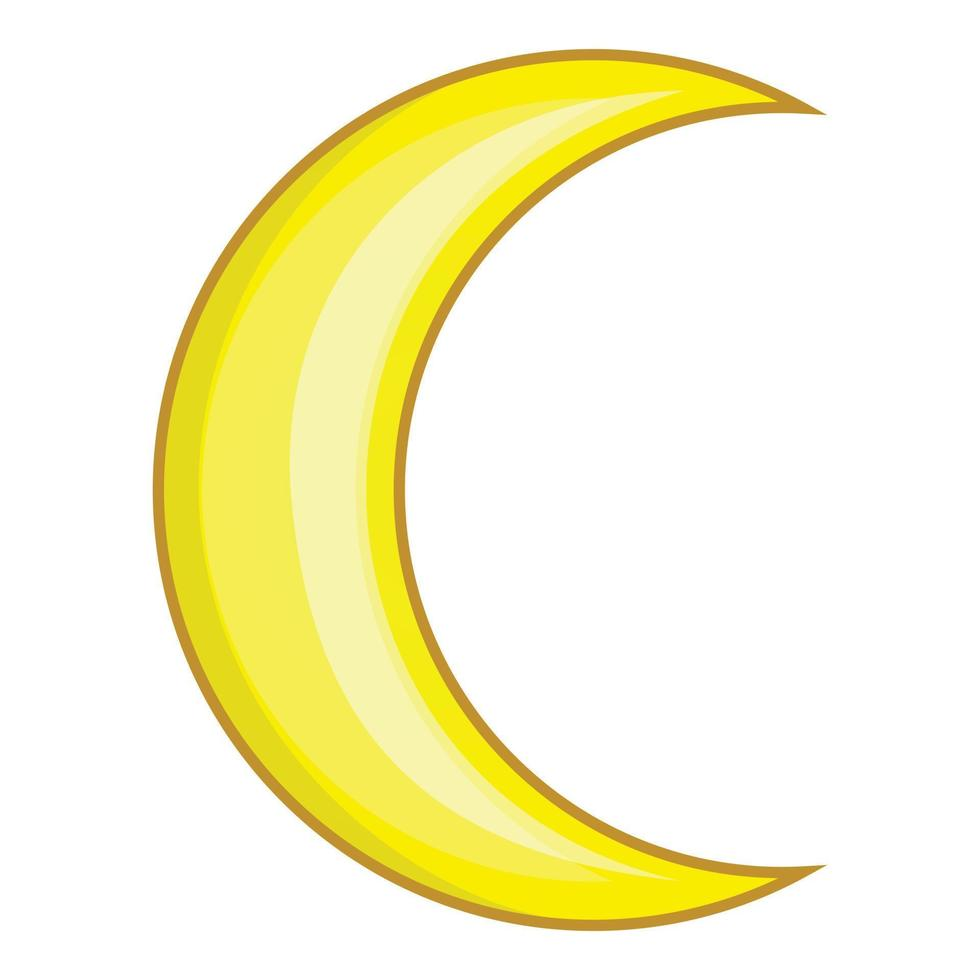
#> input picture test_intersect_python/image.jpg, 980 x 980 px
$ python contour_detection.py
#> lines starting #> are read from the running program, lines starting #| are printed output that depends on the picture; after the words box and inside, x2 and y2 are one past the last pixel; in counts of white or black regions, pixels touching at a corner belong together
from PIL import Image

# Charger l'image en niveaux de gris
img = Image.open("image.jpg").convert("L")
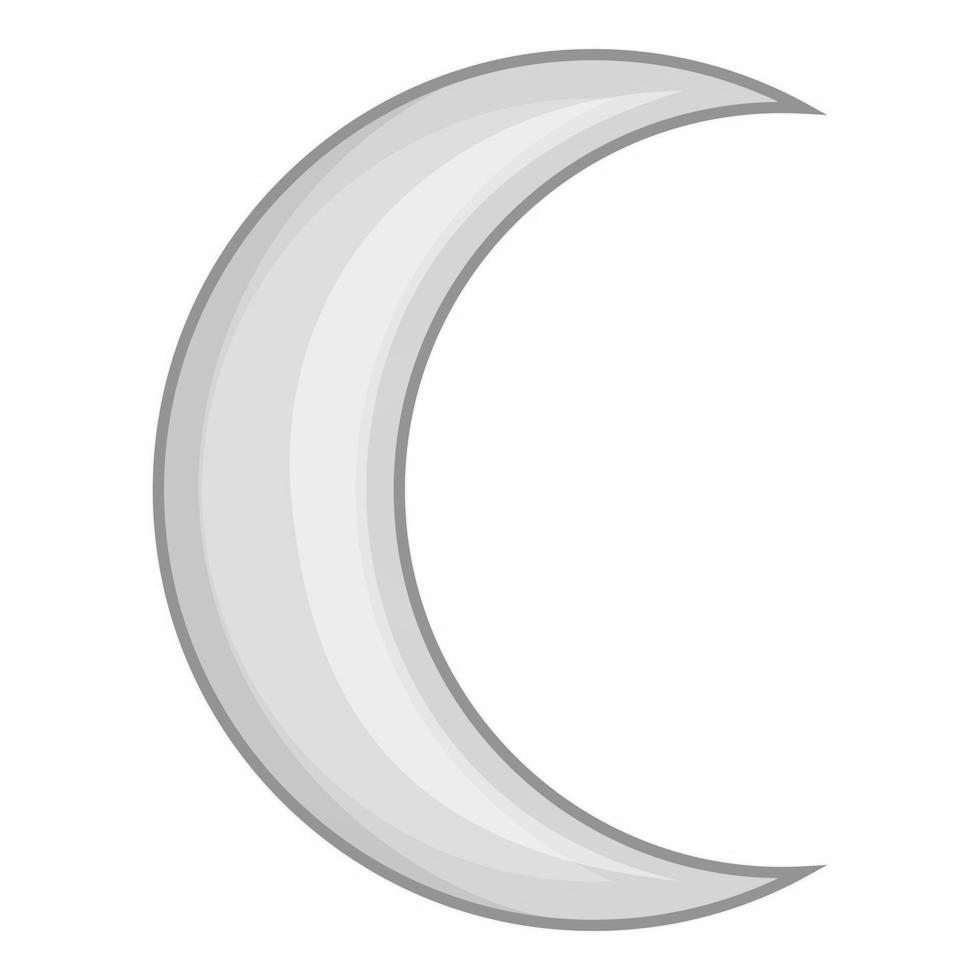
#> img: PIL image 980x980 L; min 126, max 255, mean 243.5
width, height = img.size
#> width = 980; height = 980
pixels = img.load()

# Créer une nouvelle image pour les contours
edges = Image.new("L", (width, height))
#> edges: PIL image 980x980 L; every value is 0
edge_pixels = edges.load()

# Détection basique : différence entre pixels voisins
for y in range(1, height - 1):
    for x in range(1, width - 1):
        # Gradient approximatif (Sobel simplifié)
        gx = abs(pixels[x + 1, y] - pixels[x - 1, y])
        gy = abs(pixels[x, y + 1] - pixels[x, y - 1])
        gradient = gx + gy

        # Seuillage pour détecter les bords
        edge_pixels[x, y] = 255 if gradient > 30 else 0

# Afficher le résultat
edges.show()
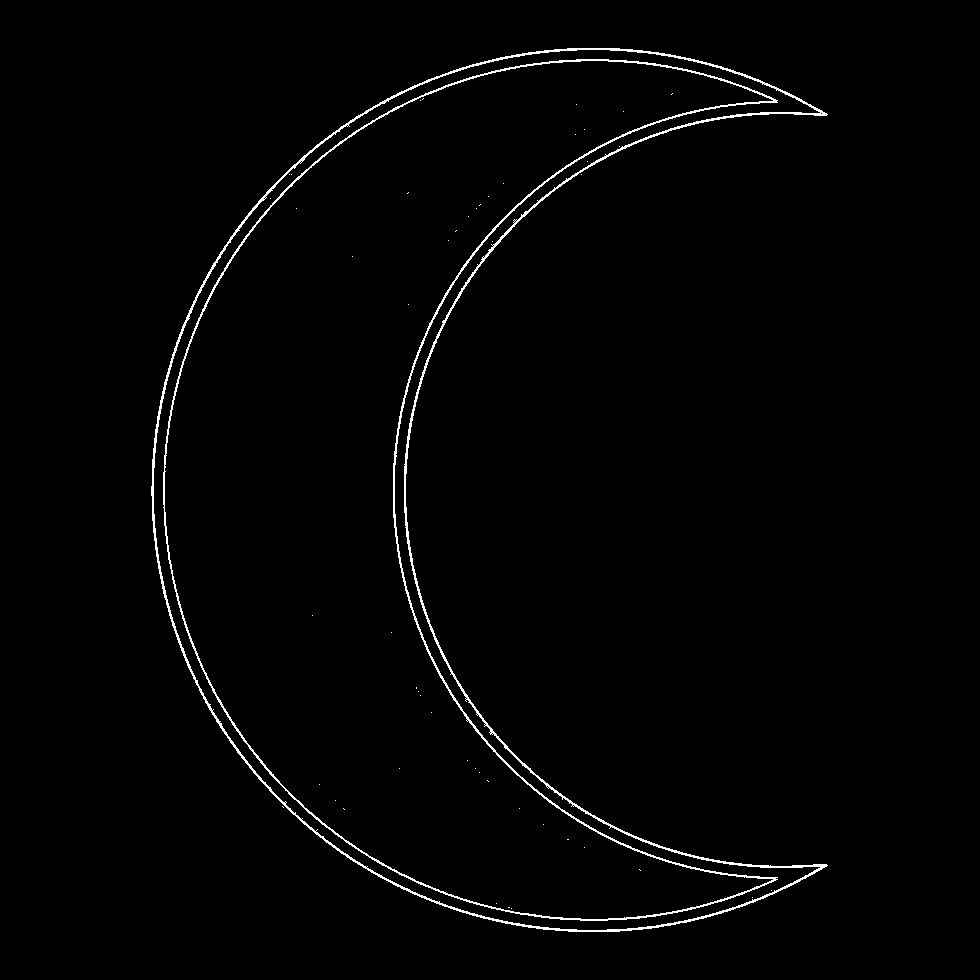
#> shown: PIL image 980x980 L; 1.5% white in thin lines or dots, all inside (x1, y1, x2, y2) = (151, 48, 828, 932)
input("Appuyez sur Entrée pour quitter...")

$ run again, with test_intersect_python/Tests simples.png saved as test_intersect_python/image.jpg
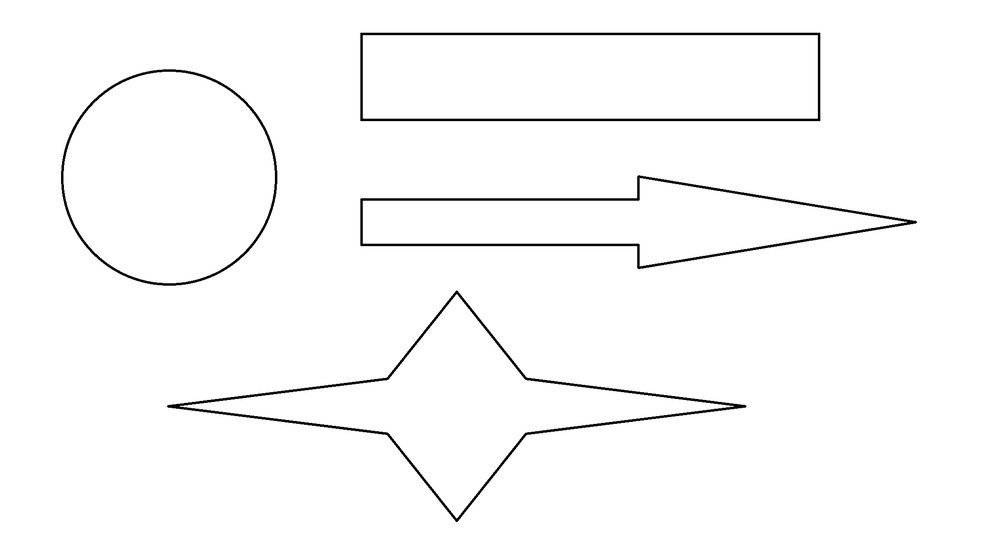
#> input picture test_intersect_python/Tests simples.png, 1000 x 545 px, shrunk from 2048 x 1116 before the run
#> edges: PIL image 1000x545 L; every value is 0
#> `edges.show()`:
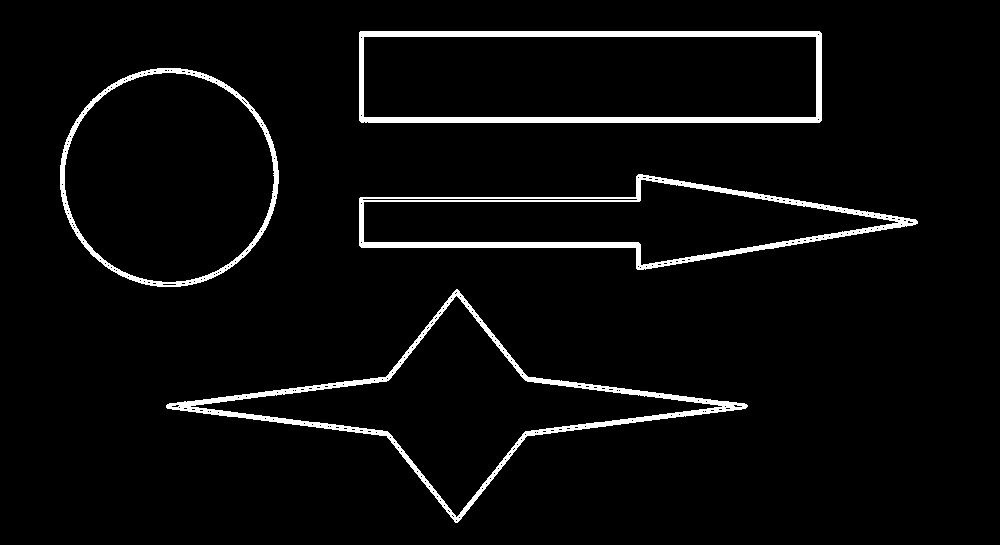
#> shown: PIL image 1000x545 L; 4.1% white; 4 white regions, box (x1, y1, x2, y2) and area: (166, 289, 748, 523) 6475, (359, 31, 822, 123) 6420, (359, 174, 918, 270) 6035, (60, 68, 279, 287) 3289
